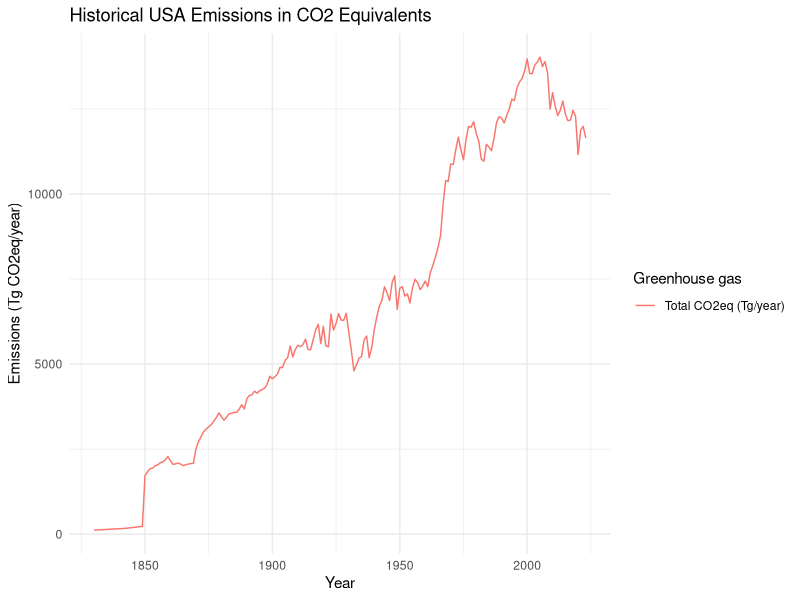
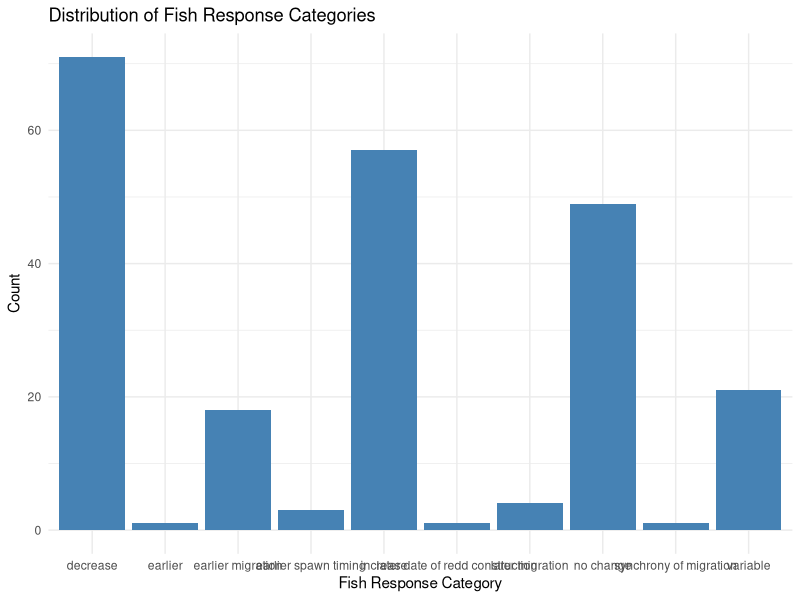
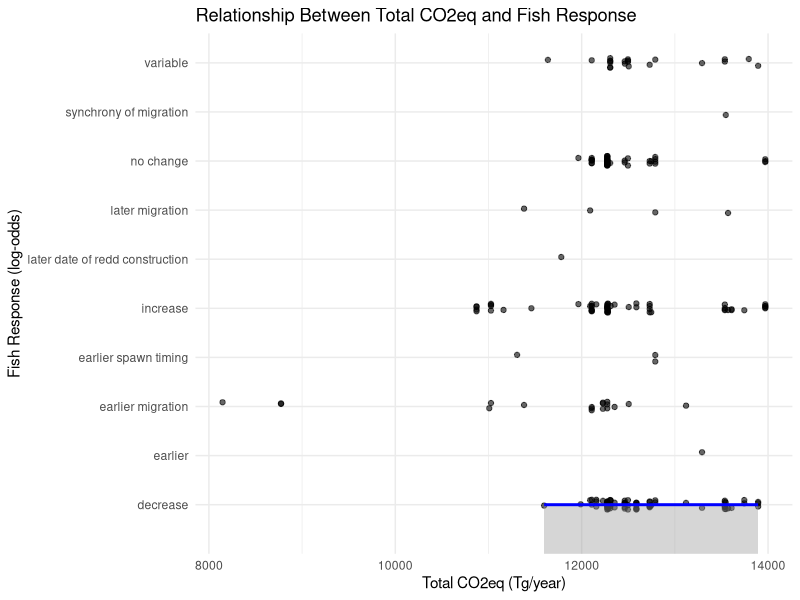
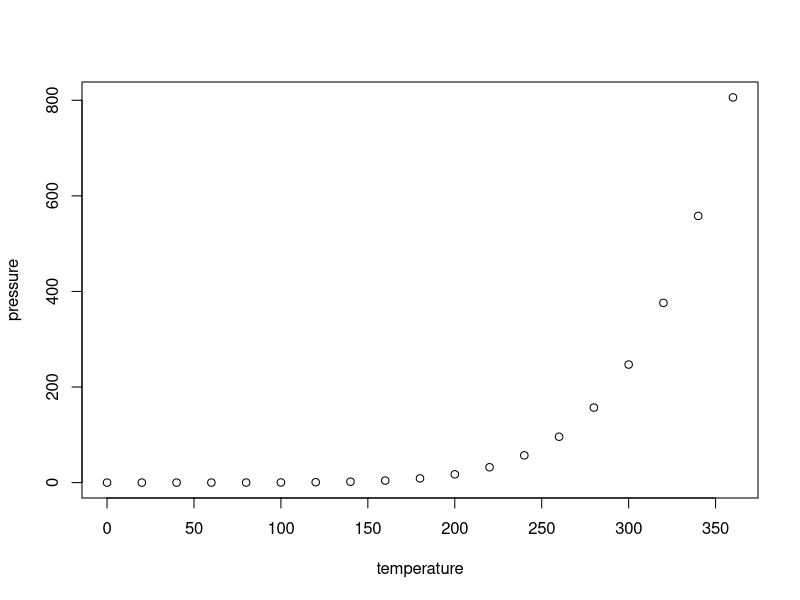

The R script that drew these images, in order:
## ---- chunk 1
library(tidyverse)
library(readxl)
library(ggplot2)
library(dplyr)
library(rstatix)
library(knitr)
library(gganimate)
## ---- chunk 2
emissions_data <- read_excel("USA Emissions.xlsx")
head(emissions_data)
## ---- chunk 3
fish_data <- read_csv("database (3).csv")
head(fish_data)
colnames(fish_data)
## ---- chunk 4
emissions_data <- emissions_data %>%
  mutate(
    CH4_in_CO2eq = if_else(Gas == "CH[4]", Data * 25, 0), # Convert CH4 to CO2 equivalents
    N2O_in_CO2eq = if_else(Gas == "N[2]*O", Data * 298, 0), # Convert N2O to CO2 equivalents
    CO2_in_CO2eq = if_else(Gas == "CO[2]", Data * 1000, 0), # Convert CO2 from Pg to Tg
    Total_CO2eq = CH4_in_CO2eq + N2O_in_CO2eq + CO2_in_CO2eq # Sum of all gases in CO2eq
  ) %>%
  group_by(Year) %>%
  summarize(Total_CO2eq = sum(Total_CO2eq, na.rm = TRUE)) # Aggregate by year
head(emissions_data)
## ---- chunk 5
merged_data <- fish_data %>%
  mutate(Fish_Response = as.factor(Fish_Response)) %>%
  inner_join(emissions_data, by = "Year")
## ---- chunk 6
summary(emissions_data)
## ---- chunk 7
fish_data %>% count(Fish_Response)
## ---- chunk 8
ggplot(emissions_data, aes(x = Year, y = Total_CO2eq)) +
  geom_line(color = "blue") +
  labs(
    title = "Animated Emissions Over Time",
    x = "Year",
    y = "Total CO2eq (Tg/year)"
  ) +
  transition_reveal(Year) +
  theme_minimal()
## ---- chunk 9
model <- glm(Fish_Response ~ Total_CO2eq, 
             data = merged_data, 
             family = "binomial")
summary(model)
## ---- chunk 10
ggplot(emissions_data, aes(x = Year)) +
  geom_line(aes(y = Total_CO2eq, color = "Total CO2eq (Tg/year)")) +
  labs(
    title = "Historical USA Emissions in CO2 Equivalents",
    x = "Year",
    y = "Emissions (Tg CO2eq/year)",
    color = "Greenhouse gas"
  ) +
  theme_minimal()
## ---- chunk 11
ggplot(fish_data, aes(x = Fish_Response)) +
  geom_bar(fill = "steelblue") +
  labs(
    title = "Distribution of Fish Response Categories",
    x = "Fish Response Category",
    y = "Count"
  ) +
  theme_minimal()
## ---- chunk 12
ggplot(merged_data, aes(x = Total_CO2eq, y = Fish_Response)) +
  geom_jitter(width = 0.1, height = 0.1, alpha = 0.6) +
  geom_smooth(method = "glm", method.args = list(family = "binomial"), color = "blue") +
  labs(
    title = "Relationship Between Total CO2eq and Fish Response",
    x = "Total CO2eq (Tg/year)",
    y = "Fish Response (log-odds)"
  ) +
  theme_minimal()
## ---- chunk 13
plot(pressure)
